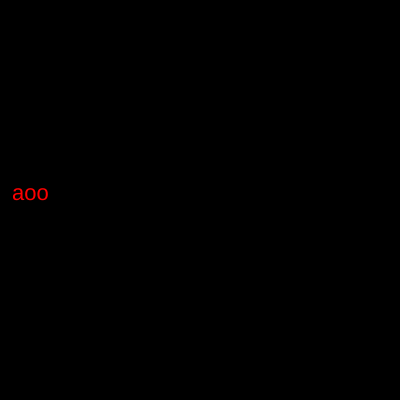
Frame 1 (no input)
Frame 60 (no input): identical to frame 1, image omitted
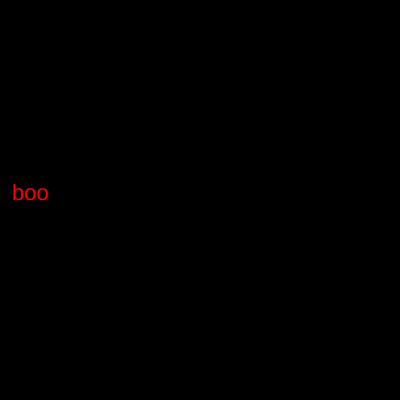
Frame 120 (the mouse pressed at the canvas centre since frame 60)

The p5.js sketch that drew these frames (run headless with seeded random() and noise() and a simulated clock; from frame 60 on, the mouse is pressed at the canvas centre):

// p5.js sketch
// ── sketch.js
var words = ["aoo", "boo", "coo", "doo"];
var index = 0;

function setup() {
  createCanvas(400, 400);
}

function draw() {
  background(0);

  fill("red");
  textSize(22);
  text(words[index], 12, 200);
}

function mousePressed() {
  index += 1;
  if (index === words.length) {
    index = 0;
  }
}
